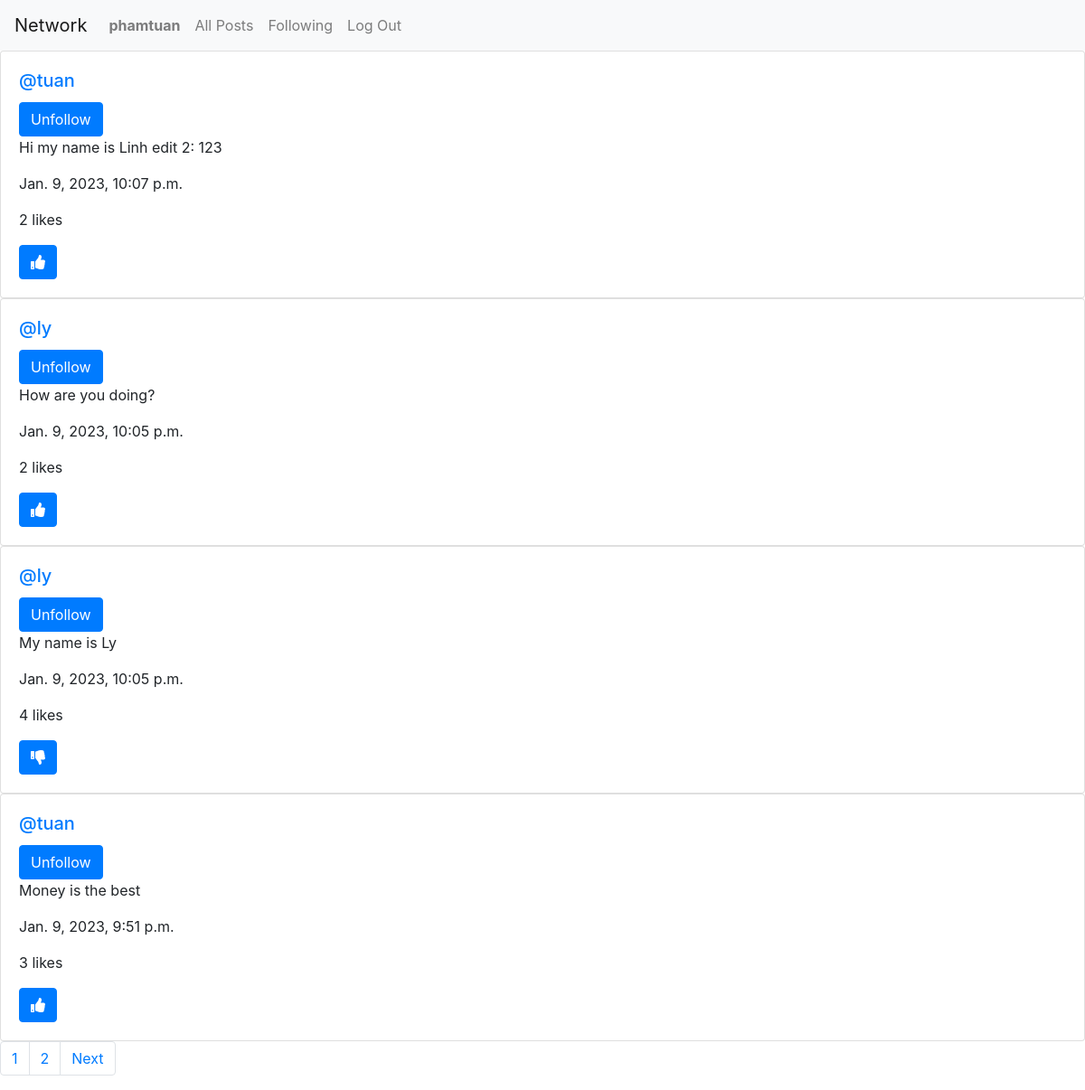
The app's page /following (signed in) with its own data.
### network/models.py (models this page shows, shortened)
class User(AbstractUser):
    pass

class Post(models.Model):
    owner = models.ForeignKey(User, on_delete = models.CASCADE, blank=True, null=True, related_name="owner")
    content = models.CharField(max_length=3000)
    timestamp = models.DateTimeField(auto_now_add=True)
    likes = models.ManyToManyField(User, blank=True, null=True, related_name="user_like")
    def likes_count(self):
        return self.likes.count()

### network/views.py (the view)
# urls.py: path("following", views.following, name="following"),
def following(request):
    current_user = request.user
    follower_relationships = Follower.objects.filter(followers=current_user)
    list_following_of_owner = []
    for follower in follower_relationships:
        list_following_of_owner.append(follower.being_followered)
    posts = Post.objects.filter(owner__in=list_following_of_owner).order_by("id").reverse()
    list_posts_current_user_liked = []
    for post in posts:
        if post.likes.filter(id=current_user.id).exists():
            list_posts_current_user_liked.append(post.id)
    paginator = Paginator(posts, 4) # Show 10 posts per page.
    page_number = request.GET.get('page')
    posts_of_the_page = paginator.get_page(page_number)
    return render(request, "network/following.html", {
        "posts_of_the_page": posts_of_the_page,
        "list_posts_current_user_liked": list_posts_current_user_liked,
        "current_user": current_user,
        "list_following_of_owner": list_following_of_owner
    })

### network/templates/network/following.html (shortened to what this page needs)
{% extends "network/layout.html" %}
{% load static %}
{% block body %}
<div id="all_posts">
    {% for post in posts_of_the_page %}
    <div class="card">
        <div class="card-body">
            <h5 class="card-title"><a href="{% url 'profile' post.owner.id %}">@{{post.owner.username}}</a></h5>
            <form action="{% url 'unfollow'%}" method="post">
                <input class="btn btn-primary" type="submit" value="Unfollow">
            </form>
            <p class="card-text" id="content_{{post.id}}">{{post.content}}</p>
            <p class="card-text">{{post.timestamp}} </p>
            <p class="card-text" id="number_of_likes">{{post.likes_count}} likes</p>
            {% if post.id not in list_posts_current_user_liked %}
                <button id="like_button" class="btn btn-primary" onclick="like_submit_handler({{post.id}}, {{post.likes_count}})"><i class="fas fa-thumbs-up"></i></button>
            {% else %}
                <button id="unlike_button" class="btn btn-primary" onclick="unlike_submit_handler({{post.id}}, {{post.likes_count}})"><i class="fas fa-thumbs-down"></i></button>
            {% endif %}
        </div>
    </div>
    {% endfor %}
</div>
<nav aria-label="Page navigation example">
    <ul class="pagination">
        <li class="page-item"><a class="page-link" href="?page={{ posts_of_the_page }}">{{ posts_of_the_page.number }}</a></li>
        {% if posts_of_the_page.has_next %}
        <li class="page-item"><a class="page-link" href="?page={{ posts_of_the_page.next_page_number}}">{{ posts_of_the_page.next_page_number}}</a></li>
        <li class="page-item"><a class="page-link" href="?page={{ posts_of_the_page.next_page_number}}">Next</a></li>
        {% endif %}
    </ul>
</nav>
{% endblock %}

### network/templates/network/layout.html (shortened to what this page needs)
{% load static %}
<!DOCTYPE html>
<html lang="en">
    <head>
        <link rel="stylesheet" href="https://stackpath.bootstrapcdn.com/bootstrap/4.4.1/css/bootstrap.min.css">
        <link href="{% static 'network/styles.css' %}" rel="stylesheet">
        <link rel="stylesheet" href="https://use.fontawesome.com/releases/v5.13.0/css/all.css">
    </head>
    </head>
    <body>
        <nav class="navbar navbar-expand-lg navbar-light bg-light">
            <a class="navbar-brand" href="#">Network</a>
            <div>
              <ul class="navbar-nav mr-auto">
                {% if user.is_authenticated %}
                    <li class="nav-item">
                        <a class="nav-link" href="{% url 'profile' user.id %}"><strong>{{ user.username }}</strong></a>
                    </li>
                {% endif %}
                <li class="nav-item">
                  <a class="nav-link" href="{% url 'index' %}">All Posts</a>
                </li>
                {% if user.is_authenticated %}
                    <li class="nav-item">
                        <a class="nav-link" href="{% url 'following' %}">Following</a>
                    </li>
                    <li class="nav-item">
                        <a class="nav-link" href="{% url 'logout' %}">Log Out</a>
                    </li>
                {% endif %}
              </ul>
            </div>
          </nav>
        <div class="body">
            {% block body %}
            {% endblock %}
        </div>
    </body>
</html>

### records on screen
User: username "phamtuan"
Post: owner.username "tuan", content "Hi my name is Linh edit 2: 123", timestamp "Jan. 9, 2023, 10:07 p.m.", likes_count "2"
Post: owner.username "ly", content "How are you doing?", timestamp "Jan. 9, 2023, 10:05 p.m.", likes_count "2"
Post: owner.username "ly", content "My name is Ly", timestamp "Jan. 9, 2023, 10:05 p.m.", likes_count "4"
Post: owner.username "tuan", content "Money is the best", timestamp "Jan. 9, 2023, 9:51 p.m.", likes_count "3"

### other values on screen
{{ posts_of_the_page.number }} "1"
{{ posts_of_the_page.next_page_number }} "2"
